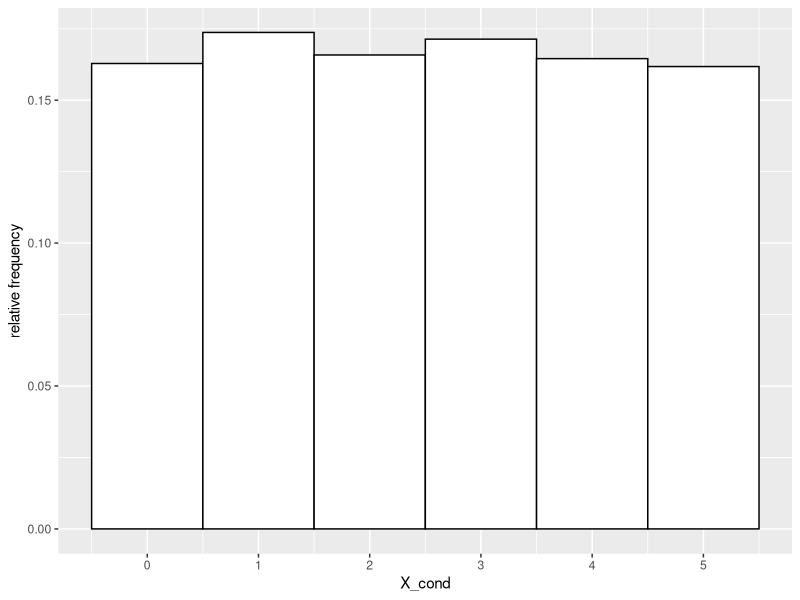

Write the R code that produced this figure.
## ---- chunk 1
nsim = 100000
X = rgeom(nsim, prob = 0.5)
Y = rgeom(nsim, prob = 0.5)
Z = X+Y
X_cond = X[ Z == 5 ]
mean(X_cond  == 3) 
## ---- chunk 2
library(ggplot2)

ggplot(data.frame(X_cond), aes(x=X_cond)) + 
   geom_histogram(aes(y=..density..),bins = 6, color = "black", fill="white")+
   ylab("relative frequency")+ 
   scale_x_continuous(breaks=c(0:5))
